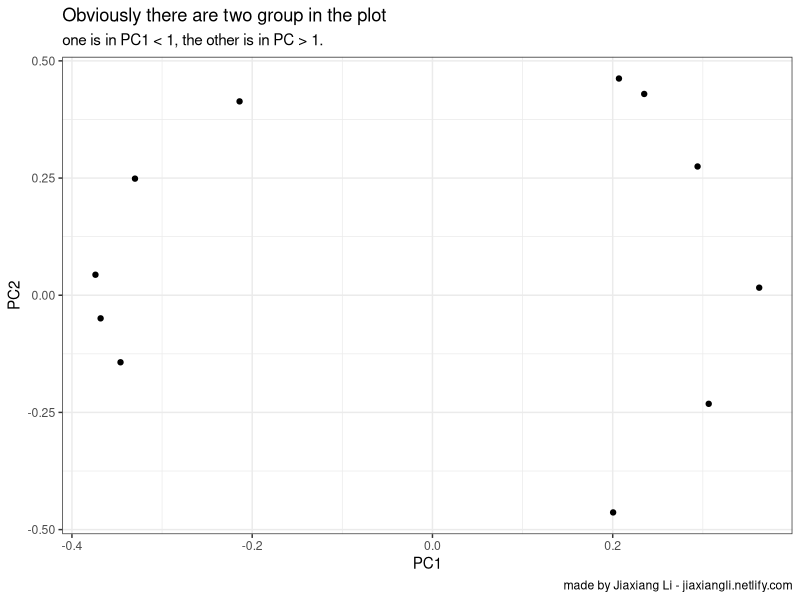
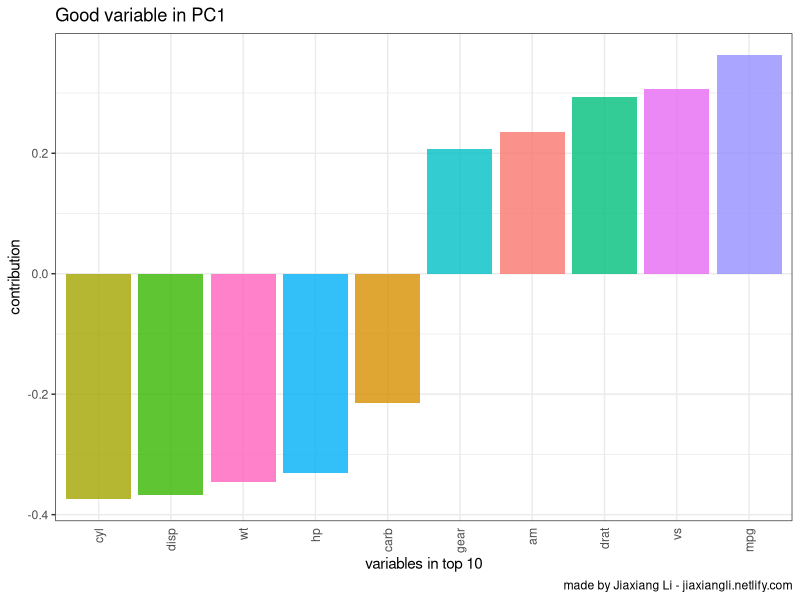
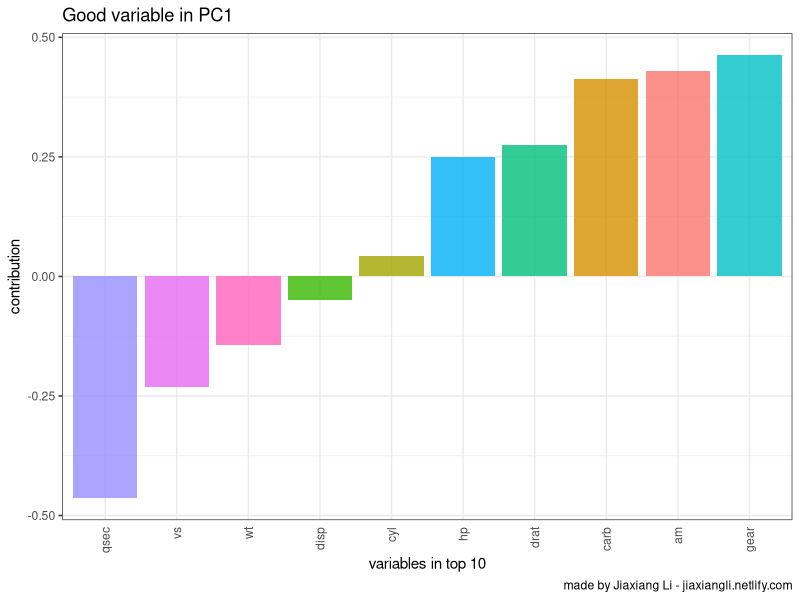

These figures' R source, in order:
## ---- chunk 1
knitr::opts_chunk$set(warning = FALSE, message = FALSE)
library(data.table)
library(tidyverse)
library(irlba)
## ---- chunk 2
mtcars
pca_data <- 
    mtcars %>% 
    na.omit() %>% 
    prcomp_irlba(n=2,center = T,scale. = T) %>% 
    .$rotation %>% 
    as.data.frame()
pca_data
pca_data %>% 
    ggplot(aes(PC1,PC2)) +
    geom_point() +
    theme_bw() +
    labs(
        title = 'Obviously there are two group in the plot'
        ,subtitle = 'one is in PC1 < 1, the other is in PC > 1.'
        ,captionn = 'made by Jiaxiang Li - jiaxiangli.netlify.com'
    )
pca_data %>% 
    mutate(name = mtcars %>% names) %>% 
    top_n(10,abs(PC1)) %>% 
    mutate(name = as.factor(name)) %>% 
    ggplot(aes(
        x = fct_reorder(name,PC1)
        ,y = PC1
        ,fill = name
    )) +
        geom_col(show.legend = FALSE, alpha = 0.8) +
        theme_bw() +
        theme(axis.text.x = element_text(angle = 90, hjust = 1, vjust = 0.5), 
              axis.ticks.x = element_blank()) +
        labs(
            x = 'variables in top 10'
            ,y = 'contribution'
            ,title = 'Good variable in PC1'
            ,captionn = 'made by Jiaxiang Li - jiaxiangli.netlify.com'
        )
pca_data %>% 
    mutate(name = mtcars %>% names) %>% 
    top_n(10,abs(PC2)) %>% 
    mutate(name = as.factor(name)) %>% 
    ggplot(aes(
        x = fct_reorder(name,PC2)
        ,y = PC2
        ,fill = name
    )) +
        geom_col(show.legend = FALSE, alpha = 0.8) +
        theme_bw() +
        theme(axis.text.x = element_text(angle = 90, hjust = 1, vjust = 0.5), 
              axis.ticks.x = element_blank()) +
        labs(
            x = 'variables in top 10'
            ,y = 'contribution'
            ,title = 'Good variable in PC1'
            ,captionn = 'made by Jiaxiang Li - jiaxiangli.netlify.com'
        )
